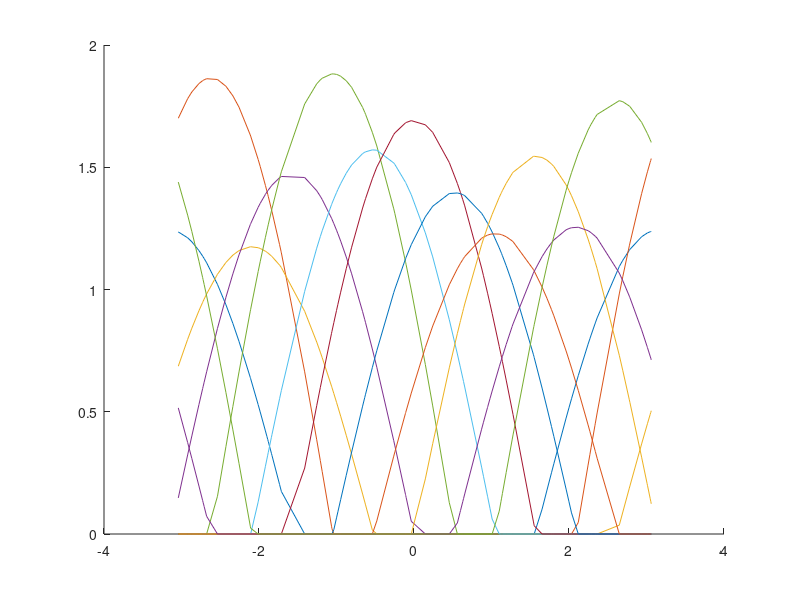

The MATLAB source for this figure: (Note: this script raises an error after producing the figure.)

numPoints = 100;

xxInit = rand(1,numPoints).*2*pi - pi;
xx = sort(xxInit);

%population size
%popSize=4;
popSize=12;

initAngles = linspace(-pi,pi,popSize+1);
noiseWidth = 0;
preferredAngles = initAngles(1:popSize)+rand(1,popSize)*2*noiseWidth - noiseWidth;

maxRates = rand(1,popSize)+1;
curves = cell(1,popSize);
for i = 1:popSize
    curCurve = maxRates(i).*cos(xx-preferredAngles(i)); 
    curCurve(curCurve<0)=0;
    curves{i} = curCurve;
end

figure
hold on
for i = 1:popSize
   plot(xx,curves{i}); 
end
hold off

directionVectors = maxRates.*(exp(1i*preferredAngles));

angleVectors = zeros(size(xx));
for i = 1:popSize
    angleVectors = angleVectors + directionVectors(i)*curves{i};
end

anglesFromTuning = angle(angleVectors);

error = abs(anglesFromTuning-xx);
figure
plot(radtodeg(xx),radtodeg(error));
